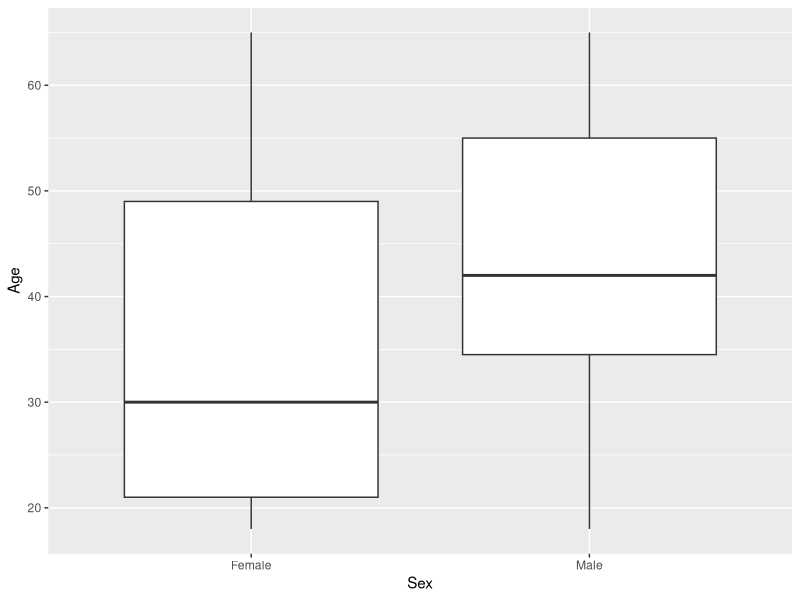
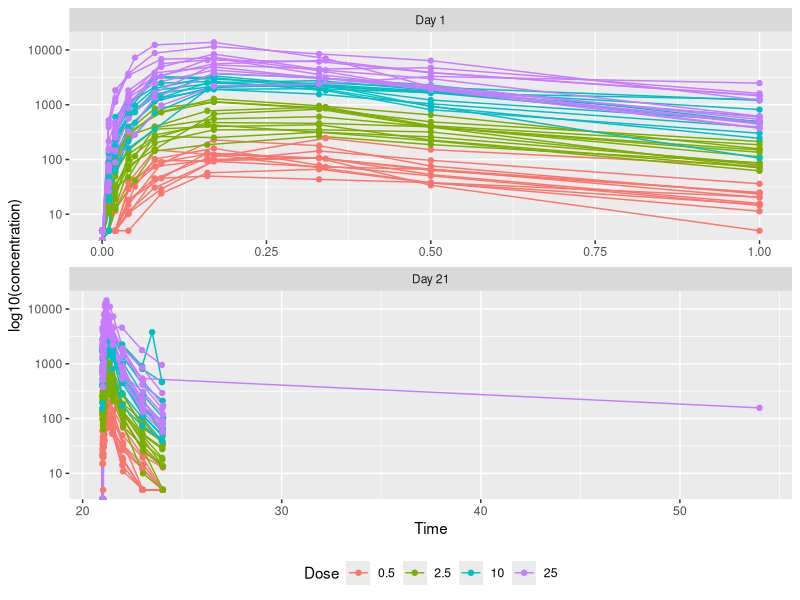
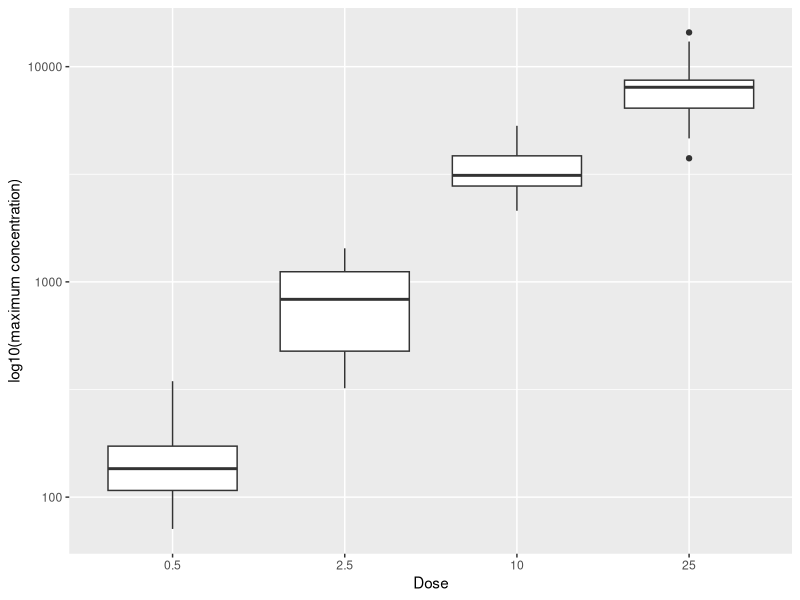

The R script that drew these images, in order:
## ---- chunk 1

library(tidyverse)

# creat vectors with rep() function
ID = rep(c(1:3), each = 3)
TIME = rep(c(1,6,24), 3)
DV = rep(c(2,4,6), 3)
SEX = rep(c("M", "F", "M"), each = 3)
WT = rep(c(70, 64, 98), each = 3)
ROW = c(1:9)

# create datafrane "dat" with created vectors
dat <- data.frame (ID, TIME, DV, SEX, WT, ROW)

# modify WT value for row #3 & #6
dat[3,5] = 72
dat[6,5] = 63

# show "dat"
dat

# output dataframe "dat" into a csv file "output.csv"
write.csv(dat,file="output.csv", row.names = FALSE)

## ---- chunk 2
# Load readr package and import nonmem data file
library(tidyverse)
library(readr)
nmdata <- read.csv("mad-nonmem.csv", header = TRUE)

# filter out commented rows
nmdata %>% filter(C=="C") %>% 
  # create TIMED as TIME round to nearest hundredth
  mutate(TIMED=round(TIME/24, digits = 2)) %>% 
  # create SEX_c as SEX from 1/2 to Male/Female
  mutate(SEX_c=if_else(SEX=="1", "Male", "Female")) %>%
  # create DOSE_f as ascending level of DOSE as factor
  mutate(DOSE_f=factor(DOSE, levels=c(0.5, 2.5, 10, 25))) %>% 
  # drop TAD to ADDL inclusively, and DTTM
  select(-(TAD:ADDL),-DTTM) %>%
  # relocate TIMED after TIME
  relocate(TIMED,.after = TIME)

# Challenge
Challenge <- read.csv("mad-nonmem.csv", header = TRUE)

Challenge %>% select(-(C:NUM),-(TIME:SEX),-(BLQ:DTTM)) %>%
  pivot_longer(cols=AGE:BILI,
               names_to = "covariates",
               values_to = "value")


## ---- chunk 3

library(tidyverse)
library(readr)
q3nmdata <- read.csv("mad-nonmem.csv", header = TRUE)

# Plot 1
              # group data based on ID and take the first row
q3nmdata %>% group_by(ID) %>% slice (1) %>% ungroup() %>%
  # add a new variable SEX_c as character form of SEX
  mutate(SEX_c=if_else(SEX=="1", "Male", "Female")) %>%
  # create plot
  ggplot() + 
  # create box plot where y-axis is age (AGE) and group by sex (SEX_c)
  geom_boxplot(aes(x=SEX_c, y=AGE, group=SEX_c)) + 
  # modify label for x- and y-axis
  labs(x="Sex", y="Age")
  
# Plot 2
q3nmdata %>% 
  # create "Day" variable which modified from "DAY" and has the format "Day ##"
  mutate(Day=paste0("Day ", DAY)) %>%
  # create "TIMED" from "TIME" as in hour form and two decimal points
  mutate(TIMED=round(TIME/24, digits = 2)) %>%
  # convert "DOSE" into factor as a new variable "DOSE_f"
  mutate(DOSE_f=factor(DOSE, levels=c(0.5, 2.5, 10, 25))) %>%
  # create spaghetti plot, x-axis = TIMED, y-axis = DV (concentration),
  # group by ID, and color code based on dosage (DOSE_f)
  ggplot(aes(x=TIMED, y=DV, colour=DOSE_f, group=ID)) + 
  # add spaghetti line
  geom_line() +
  # add data point
  geom_point() +
  # change y-axis to log10 scale
  scale_y_log10() +
  # separate graph based on study day, unfixed x-axis so graph is stretch-out, 
  # and make graph separated into 2 rows
  facet_wrap(~Day, scales="free_x", nrow=2) +
  # modify x- and y-axis label, and add legend for dosage group
  labs(x="Time", y="log10(concentration)", colour="Dose") +
  # move legend (Dose) to bottom of the graph
  theme(legend.position="bottom")

# Challenge
q3nmdata %>% 
  # convert "DOSE" into factor as a new variable "DOSE_f"
  mutate(DOSE_f=factor(DOSE, levels=c(0.5, 2.5, 10, 25))) %>%
  # group by ID, and then group by DOSE_f
  group_by(ID, DOSE_f) %>%
  # calculate maximum concentraton (Cmax) from concentration (DV)
  summarize(Cmax=max(DV)) %>%
  # create plot
  ggplot() + 
  # create box plot with DOSE_f as groups on x-axis and Cmax shown on y-axis
  geom_boxplot(aes(x=DOSE_f, y=Cmax))+ 
  # change y-axis to log10 scale 
  scale_y_log10() +
  # modify x- and y-axis label
  labs(x="Dose", y="log10(maximum concentration)")

## ---- chunk 4
library(tidyverse)
library(readr)
q4nmdata <- read.csv("mad-nonmem.csv", header = TRUE)

# Summarize function that outputs one covariate in the following format: 
# “mean [5th percentile, 95th percentile]”
summarize_func <- function(x) {
  paste0(
    round(mean(x),1), 
    ", [", 
    quantile(x,0.05), 
    ", ", 
    quantile(x,0.95), 
    "]")
}


# Apply the function separately for each dose group across the following covariates
#       ○ WT, AGE, EGFR, BILI
# Pivot the data set so you have three columns: Dose, Covariate Name,
# and Covariate Summary Value
q4nmdata %>% 
  group_by(ID) %>% slice(1) %>% ungroup() %>%
  group_by(DOSE) %>%
  summarize(
    WT = summarize_func(WT),
    AGE = summarize_func(AGE),
    EGFR = summarize_func(EGFR),
    BILI = summarize_func(BILI)
  ) %>%
  pivot_longer(WT:BILI)


